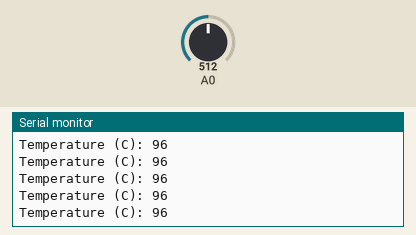
This sketch was run on a simulated Arduino Uno, built with avr-gcc and run on an emulated ATmega328P. On the bench: the last lines printed to the serial monitor. The test bench sets the inputs (shaded band); at power-on: A0 = 512.

Above: at 1.2 s.
1.3 s: A0 set to 716
At 1.56 s:
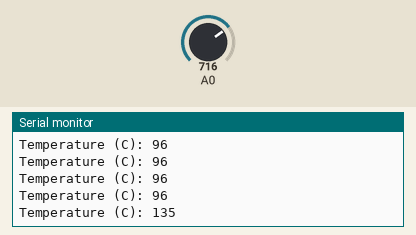
2.8 s: A0 set to 900
At 2.96 s:
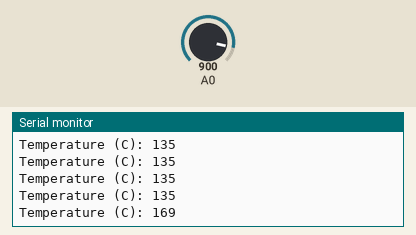
Timing chart, 0 to 5.8 s (numbered marks = the images above; inputs shaded):
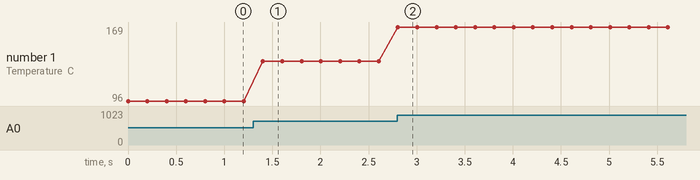

The sketch:

temperatureSensor.ino
```cpp
int degC;

void setup() {
  pinMode(A0, INPUT);
  Serial.begin(9600);

}

void loop() {
  Serial.print("Temperature (C): ");
  degC = analogRead(A0);
  degC = degC/5.3;

  Serial.println(degC);
  delay(200);

}
```

Measured:
- after the input at 1.3 s, the serial monitor: prints a new line after 0.10 s (image 1)
- after the input at 2.8 s, the serial monitor: prints a new line at once (image 2)
- plotted number 1: 96 → 135 after the input at 1.3 s, 135 → 169 after the input at 2.8 s
